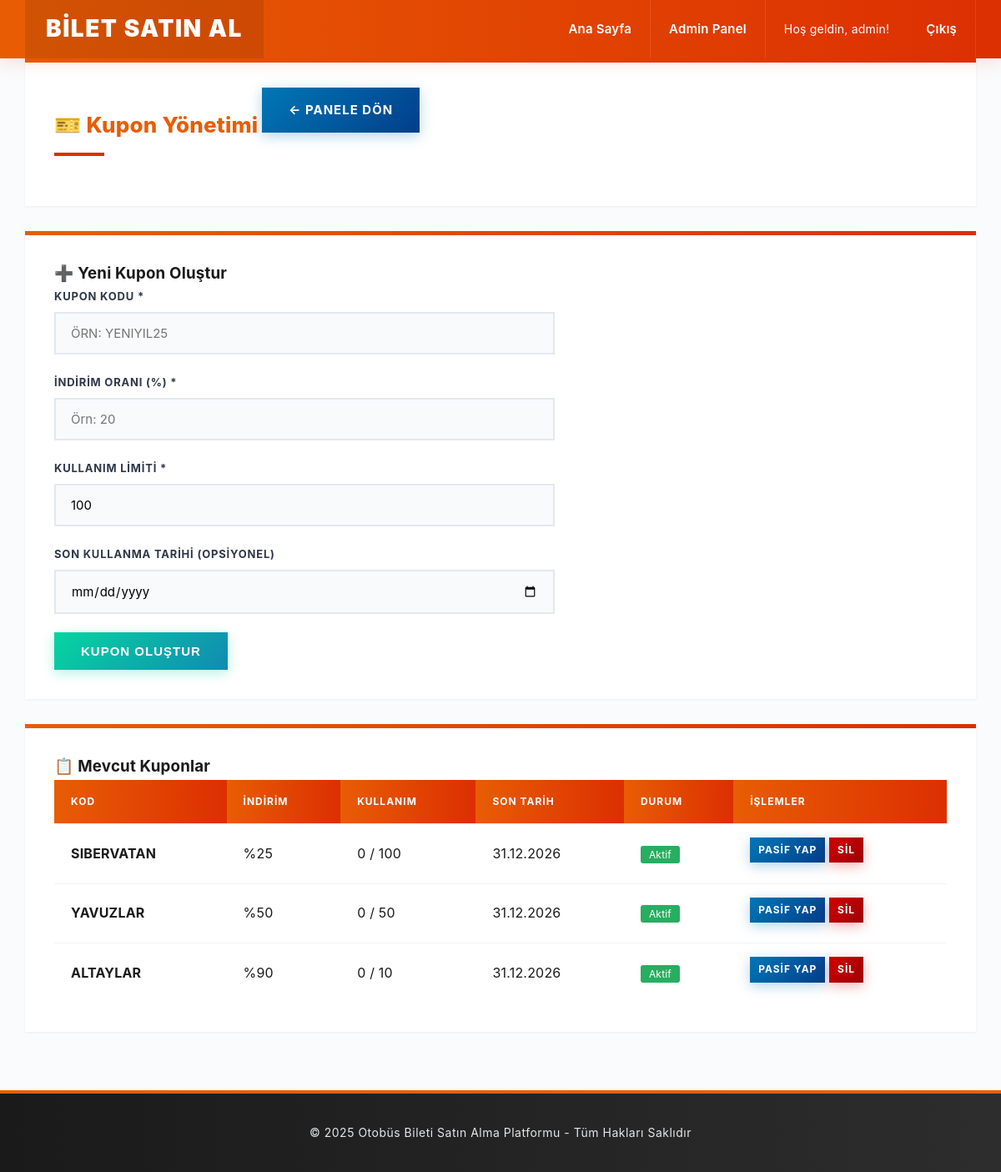
The app's page /admin/manage-coupons.php (signed in) with its own data.
### tables this page shows
CREATE TABLE coupons (
            id INTEGER PRIMARY KEY AUTOINCREMENT,
            code TEXT NOT NULL UNIQUE,
            discount_percent INTEGER NOT NULL,
            usage_limit INTEGER DEFAULT 500,
            used_count INTEGER DEFAULT 0,
            expiry_date DATE,
            is_active INTEGER DEFAULT 1,
            company_id INTEGER DEFAULT NULL,
            created_at DATETIME DEFAULT CURRENT_TIMESTAMP,
            FOREIGN KEY (company_id) REFERENCES companies(id) ON DELETE SET NULL
        );

### admin/manage-coupons.php (the view, shortened to what this page needs)
<?php
require_once '../config/database.php';
$firm_company_id = null;
if ($_SESSION['role'] == 'admin') {
    $coupons = $db->query("SELECT * FROM coupons ORDER BY created_at DESC")->fetchAll();
} else {
    $stmt = $db->prepare("SELECT * FROM coupons WHERE company_id = ? ORDER BY created_at DESC");
    $stmt->execute([$firm_company_id]);
    $coupons = $stmt->fetchAll();
}
require_once '../includes/header.php';
?>
<div class="card">
    <h2>🎫 Kupon Yönetimi</h2>
    <?php if($_SESSION['role'] == 'admin'): ?>
        <a href="dashboard.php" class="btn btn-primary">← Panele Dön</a>
    <?php elseif($_SESSION['role'] == 'firm_admin'): ?>
        <a href="../firm-admin/dashboard.php" class="btn btn-primary">← Panele Dön</a>
    <?php endif; ?>
</div>
<div class="card">
    <h3>➕ Yeni Kupon Oluştur</h3>
    <form method="POST" action="" style="max-width: 600px;">
        <div class="form-group">
            <label>Kupon Kodu *</label>
            <input type="text" name="code" required placeholder="Örn: YENIYIL25" style="text-transform: uppercase;">
        </div>
        <div class="form-group">
            <label>İndirim Oranı (%) *</label>
            <input type="number" name="discount_percent" min="1" max="100" required placeholder="Örn: 20">
        </div>
        <div class="form-group">
            <label>Kullanım Limiti *</label>
            <input type="number" name="usage_limit" min="1" value="100" required>
        </div>
        <div class="form-group">
            <label>Son Kullanma Tarihi (Opsiyonel)</label>
            <input type="date" name="expiry_date" min="<?php echo date('Y-m-d'); ?>">
        </div>
        <button type="submit" name="add_coupon" class="btn btn-success">Kupon Oluştur</button>
    </form>
</div>
<div class="card">
    <h3>📋 Mevcut Kuponlar</h3>
    <?php if (count($coupons) == 0): ?>
        <p style="color: #7f8c8d;">Henüz kupon oluşturulmamış.</p>
    <?php else: ?>
        <table>
            <tr>
                <th>Kod</th>
                <th>İndirim</th>
                <th>Kullanım</th>
                <th>Son Tarih</th>
                <th>Durum</th>
                <th>İşlemler</th>
            </tr>
            <?php foreach ($coupons as $coupon): ?>
            <?php
            $is_expired = $coupon['expiry_date'] && strtotime($coupon['expiry_date']) < time();
            $is_limit_reached = $coupon['used_count'] >= $coupon['usage_limit'];
            $is_active = $coupon['is_active'] && !$is_expired && !$is_limit_reached;
            ?>
            <tr style="<?php echo $is_active ? '' : 'opacity: 0.5;'; ?>">
                <td><strong><?php echo htmlspecialchars($coupon['code'], ENT_QUOTES, 'UTF-8'); ?></strong></td>
                <td>%<?php echo $coupon['discount_percent']; ?></td>
                <td>
                    <?php echo $coupon['used_count']; ?> / <?php echo $coupon['usage_limit']; ?>
                </td>
                <td>
                    <?php
                    if ($coupon['expiry_date']) {
                        echo date('d.m.Y', strtotime($coupon['expiry_date']));
                    } else {
                        echo 'Süresiz';
                    }
                    ?>
                </td>
                <td>
                    <?php if ($is_active): ?>
                        <span style="background: #27ae60; color: white; padding: 3px 10px; border-radius: 3px; font-size: 12px;">Aktif</span>
                    <?php else: ?>
                        <span style="background: #95a5a6; color: white; padding: 3px 10px; border-radius: 3px; font-size: 12px;">Pasif</span>
                    <?php endif; ?>
                </td>
                <td>
                    <?php if ($_SESSION['role'] == 'admin' || $_SESSION['role'] == 'firm_admin'): ?>
                        <a href="?toggle=<?php echo $coupon['id']; ?>" class="btn btn-primary" style="padding: 5px 10px; font-size: 12px;">
                            <?php echo $coupon['is_active'] ? 'Pasif Yap' : 'Aktif Yap'; ?>
                        </a>
                        <a href="?delete=<?php echo $coupon['id']; ?>" class="btn btn-danger" style="padding: 5px 10px; font-size: 12px;" onclick="return confirm('Bu kuponu silmek istediğinize emin misiniz?')">
                            Sil
                        </a>
                    <?php endif; ?>
                </td>
            </tr>
            <?php endforeach; ?>
        </table>
    <?php endif; ?>
</div>
<?php require_once '../includes/footer.php'; ?>

### assets/css/style.css (style rules this page uses)
* { margin: 0; padding: 0; box-sizing: border-box; }
body { font-family: 'Inter', -apple-system, BlinkMacSystemFont, sans-serif; background: #fafbfc; color: #1a1a1a; line-height: 1.7; letter-spacing: 0.2px; }
.card { background: #ffffff; padding: 35px; border: none; box-shadow: 0 1px 3px rgba(0,0,0,0.06); margin-bottom: 30px; transition: all 0.3s ease; position: relative; overflow: hidden; }
.card::before { content: ''; position: absolute; top: 0; left: 0; width: 100%; height: 5px; background: linear-gradient(to right, #e85d04, #dc2f02); }
.card h2 { margin-bottom: 25px; color: #e85d04; border-bottom: none; padding-bottom: 15px; font-size: 26px; font-weight: 800; position: relative; display: inline-block; }
.card h2::after { content: ''; position: absolute; bottom: 0; left: 0; width: 60px; height: 4px; background: #dc2f02; }
.form-group { margin-bottom: 22px; }
.form-group label { display: block; margin-bottom: 8px; color: #2d3748; font-weight: 700; font-size: 13px; text-transform: uppercase; letter-spacing: 0.8px; }
.form-group input, .form-group select, .form-group textarea { width: 100%; padding: 14px 18px; border: 2px solid #e2e8f0; background: #f8fafc; font-size: 15px; transition: all 0.3s ease; font-family: inherit; }
.btn { display: inline-block; padding: 14px 32px; border: none; cursor: pointer; text-decoration: none; font-size: 15px; font-weight: 700; transition: all 0.3s ease; text-transform: uppercase; letter-spacing: 1px; position: relative; overflow: hidden; }
.btn::before { content: ''; position: absolute; top: 0; left: -100%; width: 100%; height: 100%; background: rgba(255,255,255,0.2); transition: all 0.4s ease; }
.btn-primary { background: linear-gradient(135deg, #0077b6, #023e8a); color: white; box-shadow: 0 4px 15px rgba(0, 119, 182, 0.3); }
.btn-success { background: linear-gradient(135deg, #06d6a0, #118ab2); color: white; box-shadow: 0 4px 15px rgba(6, 214, 160, 0.3); }
.btn-danger { background: linear-gradient(135deg, #d00000, #9d0208); color: white; box-shadow: 0 4px 15px rgba(208, 0, 0, 0.3); }
table { width: 100%; border-collapse: separate; border-spacing: 0; background: white; }
table th, table td { padding: 16px 20px; text-align: left; border-bottom: 1px solid #f1f3f5; }
table th { background: linear-gradient(to right, #e85d04, #dc2f02); color: white; font-weight: 700; text-transform: uppercase; font-size: 12px; letter-spacing: 1px; }
table tr { transition: all 0.2s ease; }
table tr:last-child td { border-bottom: none; }
.card { animation: fadeIn 0.5s ease-out; }

### records on screen
coupons: code "SIBERVATAN", discount_percent "25", used_count "0", usage_limit "100", expiry_date "31.12.2026", is_active "Aktif"
coupons: code "YAVUZLAR", discount_percent "50", used_count "0", usage_limit "50", expiry_date "31.12.2026", is_active "Aktif"
coupons: code "ALTAYLAR", discount_percent "90", used_count "0", usage_limit "10", expiry_date "31.12.2026", is_active "Aktif"

### other values on screen
clean_output($_SESSION['username']) "admin"
